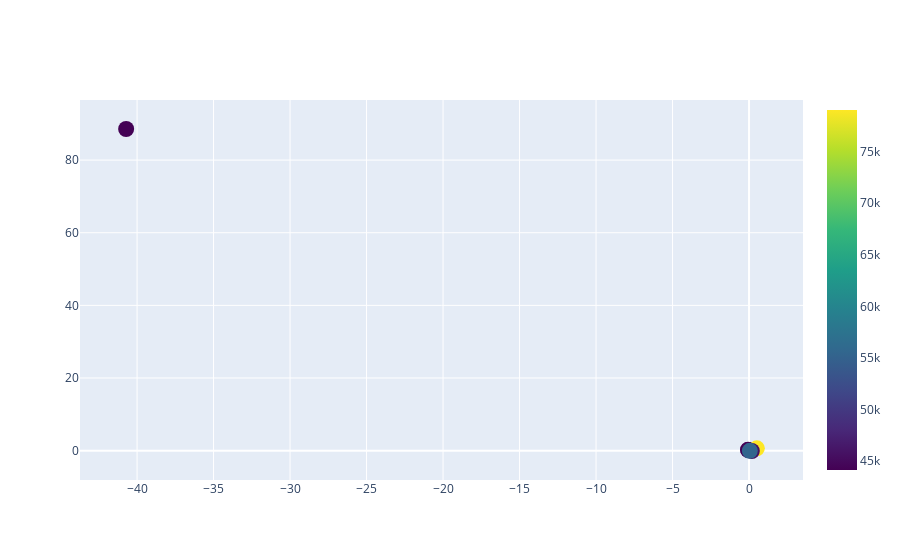

Notebook source saved alongside this figure:
### Code cell
import plotly.graph_objects as go
import numpy as np

fig = go.Figure(data=go.Scatter(
    x = dataf['X'],
    y = dataf['Y'],
    text = 'Artista: ' + dataf['artista']+ " - Cancion: "+dataf['cancion'],
    mode='markers',
    marker=dict(
        size=16,
        color=dataf['visitas'], #set color equal to a variable
        colorscale='Viridis', # one of plotly colorscales
        showscale=True
    )
))

fig.show()

### Figure 1 — Plotly figure (JSON) as saved in the notebook; plotly's stock layout.template omitted (floating-point values rounded to 4 significant figures)
{"data": [{"marker": {"color": [44187, 46093, 44122, 79047, 45645, 55337], "colorscale": [[0, "#440154"], [0.1111, "#482878"], [0.2222, "#3e4989"], [0.3333, "#31688e"], [0.4444, "#26828e"], [0.5556, "#1f9e89"], [0.6667, "#35b779"], [0.7778, "#6ece58"], [0.8889, "#b5de2b"], [1, "#fde725"]], "showscale": true, "size": 16}, "mode": "markers", "text": ["Artista: Sharif - Cancion: 100 Frases", "Artista: Sharif - Cancion: Agua entre las manos (con Rapsusklei)", "Artista: Tr3s monos - Cancion: Adan (Bonus track)", "Artista: Xhelazz - Cancion: La soledad comienza", "Artista: Lágrimas de sangre - Cancion: Te conozco bien", "Artista: Kase.O - Cancion: Ballantines"], "type": "scatter", "x": [-40.71, -0.05427, -0.06543, 0.5102, 0.1829, 0.05063], "y": [88.56, 0.1665, 0.2428, 0.6427, -0.09819, -0.04882]}], "layout": {}}
